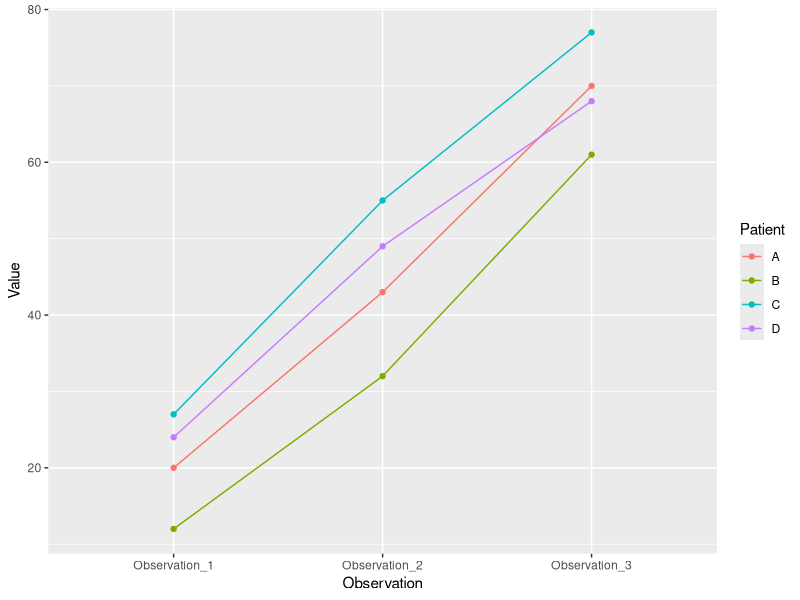
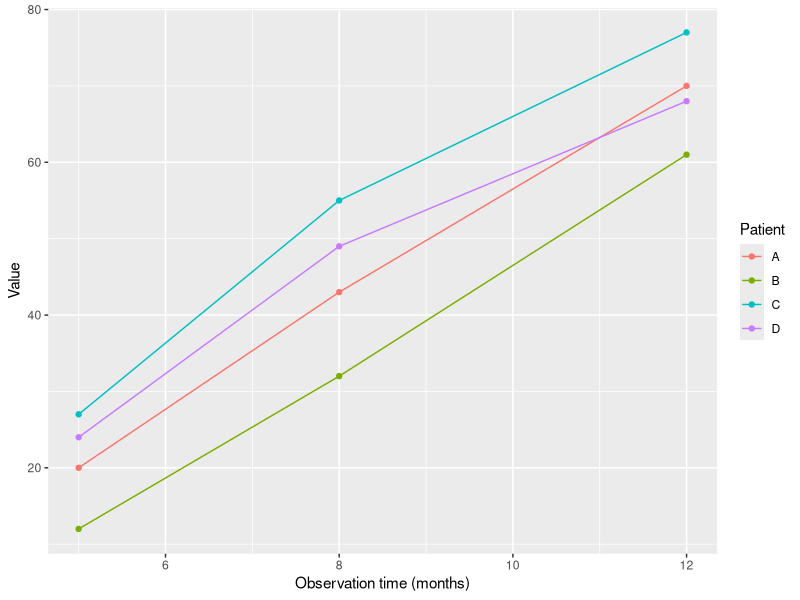

Recreate these plots in R, in order.
################################################################
#
###
### Practical 3: Data manipulation and tidyr
###
#
## ------------------------------------------------------------------------
#
# Reading in and working with data from a file
#
# First specify the working directory
# This is where R will look for any file that you ask it to read in
#
# If you have RStudio installed on your machine or you are using the University 
# machines and your working directory is in your memory stick on the "D" drive:
setwd("D://MATH513")
#
# You may have a different working directory
#
# The IMPORTANT POINT is that any file that you read in is there
#
## ------------------------------------------------------------------------
#
# Reading in a file
#
# Let's read in the questionnaire data 
#
# The data are supplied in the file "MATH513_Questionnaire_Data.csv"
#
# Please have a look at that file
#
# There are many ways of reading data into R
#
# One of the easiest ways of reading a comma separated variable file into R
# is to use the function read_csv from the readr package, which you may have to install on your own machine
#
## install.packages("readr", repos = "http://www.stats.bris.ac.uk/R/")  # Install the package on your own machine
#
# Load the readr package
#
library(readr)
#
# Read in the data in the file "MATH513_Questionnaire_Data.csv"
#
qd <- read_csv("MATH513_Questionnaire_Data.csv")
#
# See the first few rows
#
head(qd) 
#
# Variable or column names
#
names(qd) 
#
# Dimension, number of rows and number of columns
#
dim(qd)
nrow(qd)
ncol(qd)
#
## ------------------------------------------------------------------------
## ------------------------------------------------------------------------
## ------------------------------------------------------------------------
## ------------------------------------------------------------------------
#
# Manipulating data
#
# The dplyr package provides us with excellent tools for manipulating data
# You may have to install this package on your own machine
#
## install.packages("dplyr", repos = "http://www.stats.bris.ac.uk/R/")  # Install the package on your own machine
#
# Load the dplyr package
#
library(dplyr)
#
#
# We will work with the qd data frame that contains the data in the file MATH513_Questionnaire_Data.csv
#
# Let's remind ourselves of the columns or variables of the qd data frame and its structure
#
str(qd)
#
## ------------------------------------------------------------------------
#
# We can **arrange** the data frame in increasing order according to a variable
#
arrange(qd, Height) # Arranged by increasing order of height
#
# Alternatively, the code can be written using the "pipe": %>%
qd %>% arrange(Height)
#
#
# Decreasing order is also possible
#
arrange(qd, desc(Height)) # Arranged by decreasing order of height
#
# Alternative code:
qd %>% arrange(desc(Height))
#
#
# Arrange by one variable, splitting ties on another
#
qd2 <- arrange(qd, Height, Travel_time)
qd2 
# Not all variables shown
#
# Alternative code: 
qd2 <- qd %>% arrange(Height, Travel_time)
qd2
#
#
# Select Height and Travel_time
#
select(qd2, Height, Travel_time)
#
# Alternative code: 
qd2 %>% select(Height, Travel_time)
#
#
## ------------------------------------------------------------------------
#
# We can define a new variable using *mutate*
#
# Here we define Speed as Distance divided by Travel_time
#
qd3 <- mutate(qd, Speed = Distance / Travel_time)
qd3$Speed # Miles per minute
#
# Alternative code: 
qd3 <- qd %>% mutate(Speed = Distance / Travel_time)
qd3$Speed
#
#
# Miles per hour, as well
#
qd3 <- mutate(qd, Speed = Distance / Travel_time, Speed_mph = 60 * Speed)
# Note that we can make use of a defined variable within mutate
qd3$Speed_mph
#
# Someone's very quick!
#
# Alternative code: 
qd3 <- qd %>% mutate(Speed = Distance / Travel_time, Speed_mph = 60 * Speed)
qd3$Speed_mph
#
#
## ------------------------------------------------------------------------
#
# We can *rename* a variable
#
# Here we rename Speed_mph as s
#
qd4 <- rename(qd3, s = Speed_mph)
#
qd4$s
qd4$Speed_mph # No longer there!
#
# Alternative code: 
qd4 <- qd3 %>% rename(s = Speed_mph)
qd4$s
qd4$Speed_mph # No longer there!
#
## ------------------------------------------------------------------------
#
# We can *summarise* variables - reminder
#
# We can use the "pipe" "%>%" to chain results.
#
# We can use the function n to count the number of observations
#
# Here we also arrange the results according to the standard deviations, in descending order
#
qd %>% group_by(Sex) %>% 
  summarise(ave = mean(Height), sd = sd(Height), n = n()) %>% 
  arrange(desc(sd))
#
#
#
## ------------------------------------------------------------------------
#
# Joining data frames
#
# Let's create two data frames and then join them in different ways
#
# Using dplyr's tibble function is more efficient than
# the base R function data.frame
#
a <- tibble(x1 = c("A", "B", "C"), x2 = c(1, 2, 3))
a
#
# The second data frame
#
b <- tibble(x1 = c("A", "B", "D"), x3 = c(4, 5, 6))
b
#
# *Left join* them by x1: join matching rows from b to a
#
left_join(a, b, by = "x1")
#
# * Right join* them by x1: join matching rows from a to b
#
right_join(a, b, by = "x1")
#
# *Inner join* them by x1: retain only the rows in both data frames
#
inner_join(a, b, by = "x1")
#
# *Full join* them by x1: retain all values and all rows
#
full_join(a, b, by = "x1")
#
# There is no problem if the variable names in the data frames are different
#
b_var <- tibble(x1_var = c("A", "B", "D"), x3 = c(4, 5, 6)) # x1 is now called x1_var
b_var
#
left_join(a, b_var, by = c("x1" = "x1_var")) # Join by x1 in a and x1_var in b_var
right_join(a, b_var, by = c("x1" = "x1_var"))
inner_join(a, b_var, by = c("x1" = "x1_var"))
full_join(a, b_var, by = c("x1" = "x1_var"))
#
## ------------------------------------------------------------------------
#
# Changing *wide* data into *long* data
#
# This can be very important for summarizing and plotting data
#
# Let's read in a wide data set and look at it
#
# Make sure that you've set the working directory appropriately
#
library(readr)
wide <- read_csv("wide_data.csv")
wide
names(wide)
#
# There are three observations on each patient
#
# It's often useful to have all the observations in one variable,
# with another variable indicating the observation number
# 
# This can be achieved using the function gather from the tidyr package, which you may have to install at home
#
## install.packages("tidyr", repos = "http://www.stats.bris.ac.uk/R/")  # Install the package on your home machine
#
# Load the tidyr package
#
library(tidyr)
#
# Place the information in columns 2 to 4 into a column or variable called "Value", 
# with a column or variable "Observation" recording the observation number
#
long <- gather(wide, "Observation", "Value", 2:4)
long
#
# The opposite of gather is spread
#
spread(long, "Observation", "Value")
#
# It's much easier to compute summaries using the long form
#
# The maximum value for each patient
#
long %>% group_by(Patient) %>% summarise(maximum = max(Value))
#
# The interquartile range for each observation
# The interquartile range is another measure of spread that is more robust to outliers than the standard deviation
#
long %>% group_by(Observation) %>% summarise(spread = IQR(Value))
#
# Plotting the data is easier too
#
library(ggplot2)
#
ggplot(long, aes(x = Observation, y = Value, group = Patient, col = Patient)) + 
  geom_point() +
  geom_line()
#
# Each patient is considered a separate "group"
# geom_line joins up the points in each group
#
## ------------------------------------------------------------------------
#
# The ifelse function can be very useful
#
# Here are some examples
#
ifelse(qd$Height > 170, "tall", "less tall")
# if Height in qd > 170 then return "tall", else return "less tall"
# Here are the data to remind us:
#
qd$Height
#
# In fact, Observation_1 was taken at 5 months, Observation_2 at 8 months and Observation_3 at 12 months
#
# We now define a variable Observation_time that records these times
#
long_with_times <- long %>% mutate(Observation_time = 
                                     ifelse(Observation == "Observation_1", 5,
                                            ifelse(Observation == "Observation_2", 8, 12)))
#
long_with_times
#
# Now plot
#
ggplot(long_with_times, 
       aes(x = Observation_time, y = Value, group = Patient, colour = Patient)) + 
  geom_point() +
  geom_line() +
  labs(x = "Observation time (months)")
#
#
